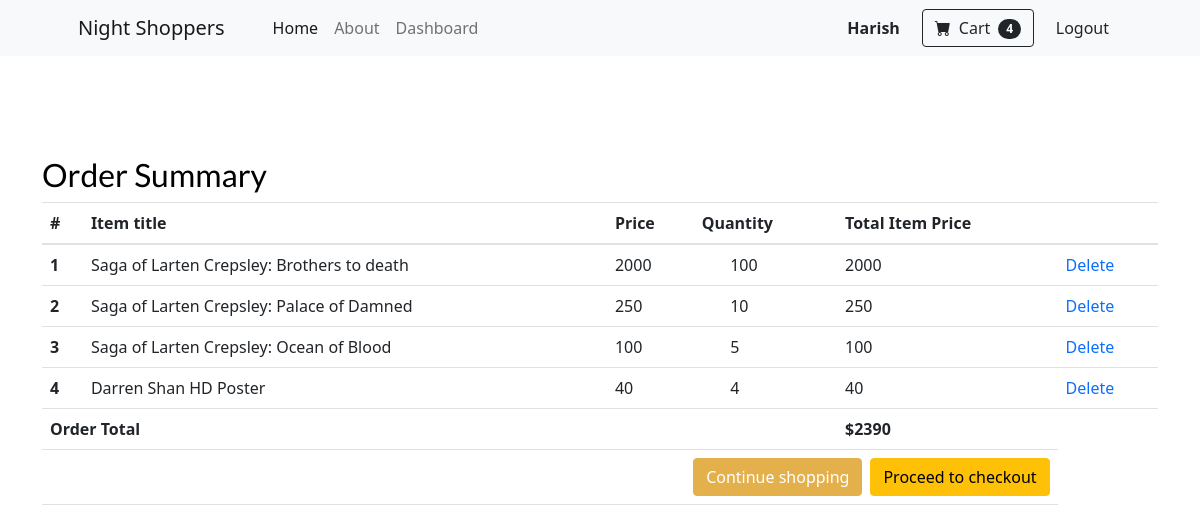
Screenshot of /order-summary (signed in) with the database file from the repository.
### main/models.py (models this page shows, shortened)
class OrderItems(models.Model):
    user =  models.ForeignKey(User, on_delete=models.CASCADE,null=True)
    item = models.ForeignKey(Products,on_delete=models.CASCADE,null=True)
    qty = models.IntegerField()
    ordered = models.BooleanField(default=False)
    coupon = models.ForeignKey(
        'Coupon', on_delete=models.SET_NULL, blank=True, null=True)
    billing_address = models.ForeignKey(
        'Address', related_name='billing_address', on_delete=models.SET_NULL, blank=True, null=True)
    date_ordered = models.DateTimeField(auto_now_add=True)
    def price(self):
        return int(self.qty) * int(self.item.price)

class Products(models.Model):
    user = models.ForeignKey(User, on_delete=models.CASCADE,null=True)
    product_name = models.CharField(max_length=100)
    description = models.TextField()
    price = models.CharField(max_length=10000,null=False,default='0')
    tags = models.CharField(max_length=100,null=True)
    Image = models.ImageField(null=True,blank=True)
    date_created = models.DateTimeField(auto_now_add=True)
    def __str__(self):
        return self.product_name

### main/views.py (the view)
# urls.py: path('order-summary',views.summary,name='order-summary'),
def summary(request):
    orders = request.user.orderitems_set.all()
    final_price = 0
    for i in orders:
        final_price += i.price()
    print(final_price)
    context= {'orders':orders,'finalprice':final_price}
    return render(request,'main/order_summary.html',context)

### main/templates/main/order_summary.html (shortened to what this page needs)
{% extends "main/base.html" %}
{% block content %}
{% include 'main/nav.html' %}
  <main>
    <div class="container" style="padding-top:100px;">
    <div class="table-responsive text-nowrap">
    <h2>Order Summary</h2>
    <table class="table">
        <thead>
        <tr>
            <th scope="col">#</th>
            <th scope="col">Item title</th>
            <th scope="col">Price</th>
            <th scope="col">Quantity</th>
            <th scope="col">Total Item Price</th>
            <th scope="col"></th>
        </tr>
        </thead>
        <tbody>
        {% for order_item in orders %}
        <tr>
            <th scope="row">{{ forloop.counter }}</th>
            <td>{{ order_item.item }}</td>
            <td>{{ order_item.price }}</td>
            <td><a href="{% url 'update-cart' order_item.id 'heheh' %}"><i class="fas fa-minus ml-3"></i></a>{{ order_item.qty }}<a href="{% url 'update-cart' order_item.id 'increment' %}"><i class="fas fa-plus ml-2"></i></a></td>
            <td>{{ order_item.price }}</td>
            <td><a href="{% url 'cart-delete-item' order_item.id  %} ">Delete</a></td>
        </tr>
        {% endfor %}
        {% if finalprice %}
        <tr>
            <td colspan="4"><b>Order Total</b></td>
            <td><b>${{ finalprice }}</b></td>
        </tr>
        <tr>
            <td colspan="5">
            <a class='btn btn-warning float-right ml-2' href="{% url 'checkout' %}">Proceed to checkout</a>
            <a class='btn btn-primary float-right' href='/'>Continue shopping</a>
            </td>
        </tr>
        {% endif %}
        </tbody>
    </table>
    </div>
    </div>
  </main>
{% endblock content %}

### main/templates/main/nav.html (shortened to what this page needs)
{% extends 'main/base.html' %}
{% load static %}
{% block content %}
<nav class="navbar navbar-expand-lg navbar-light bg-light">
    <div class="container px-4 px-lg-5">
        <a class="navbar-brand" href="#!">Night Shoppers</a>
        <div class="collapse navbar-collapse" id="navbarSupportedContent">
            <ul class="navbar-nav me-auto mb-2 mb-lg-0 ms-lg-4">
                <li class="nav-item"><a class="nav-link active" aria-current="page" href="{% url 'home' %}">Home</a></li>
                <li class="nav-item"><a class="nav-link" href="{% url 'about' %}">About</a></li>
                {% if request.user.customer.creator %}
                <li class="nav-item"><a class="nav-link" href="{% url 'dashboard' request.user.customer.id %}">Dashboard</a></li>
                {% endif %}
            </ul>
            {% if request.user.is_authenticated %}
            <a class="btn  ji" href="{% url 'settings' %}"><b>{{request.user}}</b></a>
            <div class="d-flex ji">
                <a  href="{% url 'order-summary' %}" class="btn btn-outline-dark " type="submit" >
                    <i class="bi-cart-fill me-1"></i>
                    Cart
                    <span class="badge bg-dark text-white ms-1 rounded-pill">{{request.user.orderitems_set.count}}</span>
                </a>
            </div>
            <a class="btn" href="{% url 'logout' %}">Logout</a>
            {% endif %}
        </div>
    </div>
</nav>
{% endblock content %}

### static/css/ji.css (style rules this page uses)
body { margin: 0; }

### rows the page displays
OrderItems: item "Saga of Larten Crepsley: Brothers to death", price "2000", qty "100"
OrderItems: item "Saga of Larten Crepsley: Palace of Damned", price "250", qty "10"
OrderItems: item "Saga of Larten Crepsley: Ocean of Blood", price "100", qty "5"
OrderItems: item "Darren Shan HD Poster", price "40", qty "4"

### other values shown
{{ request.user }} "Harish"
{{ request.user.orderitems_set.count }} "4"
{{ finalprice }} "2390"
